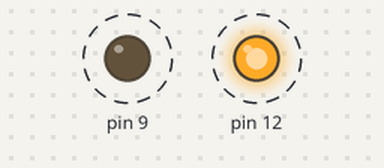
Simulated run of this sketch. Board: Arduino Uno, built with avr-gcc and run on an emulated ATmega328P. On the bench: output pins drawn as LEDs (lit = HIGH). Dashed ring = blinking.

Above: at 0.5 s.
Timing chart, 0 to 4.6 s (numbered marks = the images above):
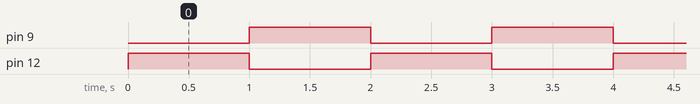

The sketch:

blink.ino
```cpp
// two LEDs, led 1 on pin 12, led 2 on pin 9

void setup() {

  pinMode(12, OUTPUT);
  pinMode(9, OUTPUT);
}

// runs forever
void loop() {
  digitalWrite(12, HIGH);  // turn the LED on (HIGH is the voltage level)
  digitalWrite(9, LOW);
  delay(1000);                      // wait for a second

  digitalWrite(12, LOW);   // turn the LED off by making the voltage LOW
  digitalWrite(9, HIGH);
  delay(1000);                      // wait for a second

}
```

Measured:
- by itself, pin 9, pin 12: alternates HIGH for 1.0 s and LOW for 1.0 s
